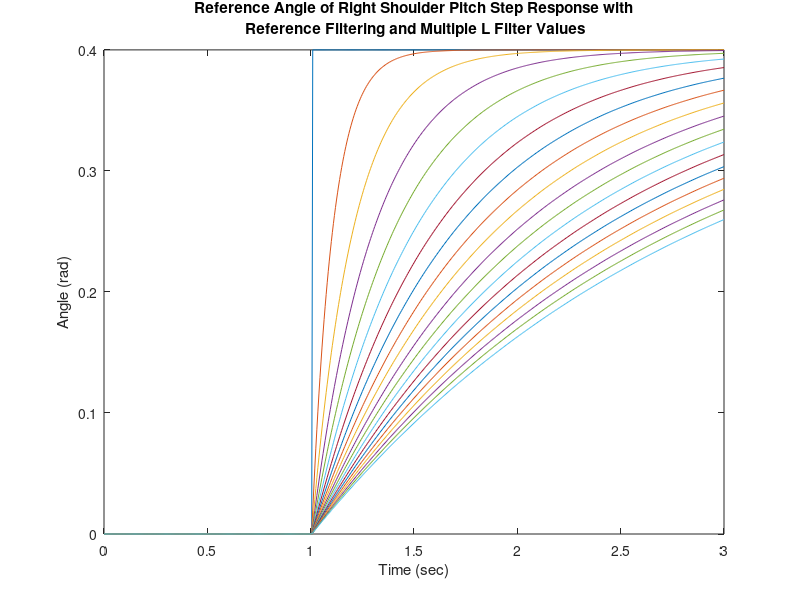

MATLAB code for this plot:
clear all
close all

t = 0:0.005:3;

x = zeros(length(t),1);


figure

rr = 0.4;
r = 0;
tri = 1;

for L=1:20:400
	x = zeros(length(t),1);
	for i = 1:(length(t)-1)
		if (t(i) > tri)
			r = rr;
		else
			r = 0;
		end
		x(i+1) = (x(i)*(L-1)+r)/L;
	end
	plot(t,x);
	hold on
end

xlabel('Time (sec)');
ylabel('Angle (rad)');
title({'Reference Angle of Right Shoulder Pitch Step Response with';' Reference Filtering and Multiple L Filter Values'});

shg
